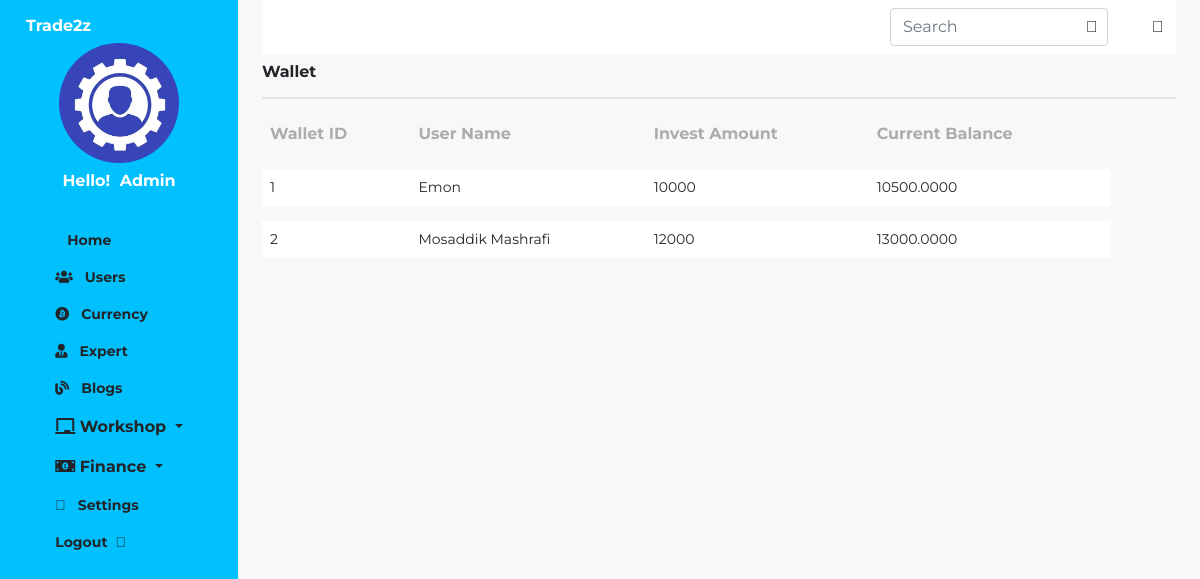
Page /admin/pages/wallet.php on the committed database.
### tables this page shows
CREATE TABLE `wallet` (
  `wallet_id` int(11) NOT NULL,
  `user_id` int(11) NOT NULL,
  `invest` varchar(30) NOT NULL,
  `cur_balance` varchar(30) NOT NULL,
  `profit` varchar(30) NOT NULL
);

CREATE TABLE `userinfo` (
  `user_id` int(11) NOT NULL,
  `img` varchar(255) NOT NULL,
  `name` varchar(50) NOT NULL,
  `email` varchar(50) NOT NULL,
  `password` varchar(50) NOT NULL,
  `country` varchar(30) NOT NULL,
  `region` varchar(30) NOT NULL
);

### admin/pages/wallet.php (the view, shortened to what this page needs)
<!DOCTYPE html>
<html lang="en">
<head>
    <link rel="stylesheet" href="../css/bootstrap.css">
    <link rel="stylesheet" href="../css/style.css">
    <link rel="stylesheet" href="https://pro.fontawesome.com/releases/v5.10.0/css/all.css"
 />
</head>
<body class="bg-content">
    <main class="dashboard d-flex">
        <?php
            include "component/sidebar.php";
        ?>
        <div class="container-fluid px-4">
        <?php
            include "component/header.php";
        ?>
            <div class="student-list-header d-flex justify-content-between align-items-center py-2">
                <div class="title h6 fw-bold">Wallet</div>
            </div>
            <div class="table-responsive">
                <table class="table student_list table-borderless">
                    <thead>
                        <tr class="align-middle">
                            <th>Wallet ID</th>
                            <th>User Name</th>
                            <th>Invest Amount</th>
                            <th>Current Balance</th>
                        </tr>
                    </thead>
                    <tbody>
                        <?php
                          include 'connection.php';
                          $result = $con -> query("SELECT * FROM wallet");
                          foreach($result as $value):
                        ?>
                        <tr class="bg-white align-middle">
                                <td><?php echo $value['wallet_id'] ?></td>
                                <?php
                             $stmt = $con->prepare("SELECT userinfo.name
                                                    FROM wallet INNER JOIN userinfo
                                                    ON wallet.user_id = userinfo.user_id
                                                    WHERE wallet.user_id = :user_id");
                              $stmt->bindParam(':user_id', $value['user_id']);
                               $stmt->execute();
                            $user = $stmt->fetch(PDO::FETCH_ASSOC);
                               echo "<td>" . $user['name'] . "</td>";
                               ?>
                                <td><?php echo $value['invest'] ?></td>
                                <td><?php echo $value['cur_balance'] ?></td>
                        </tr>
                        <?php endforeach; ?>
                    </tbody>
                </table>
            </div>
        </div>
    </main>
</body>
</html>

### admin/css/style.css (style rules this page uses)
* { font-family: 'Montserrat',sans-serif; font-style: normal; }
.bg-content { background:#F8F8F8; }
.student_list { border-collapse: separate; border-spacing: 0 15px; }
.table th { font-size: 12px; color:#ACACAC; }
table tbody { font-size: 14px; }
.student-list-header { border-bottom: 2px solid #E5E5E5; }

### admin/pages/wallet.php (style rules this page uses)
.align-middle th { font-weight: bold; font-size: 1.0em; }

### rows in the picture
wallet: wallet_id "1", user.name "Emon", invest "10000", cur_balance "10500.0000"
wallet: wallet_id "2", user.name "Mosaddik Mashrafi", invest "12000", cur_balance "13000.0000"
